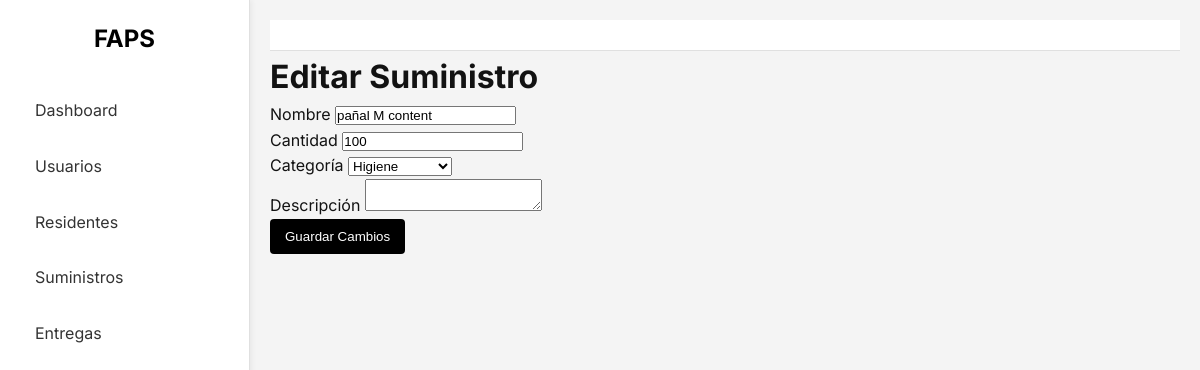
/admin/supplies/edit/1, run on an earlier commit of the app's database.
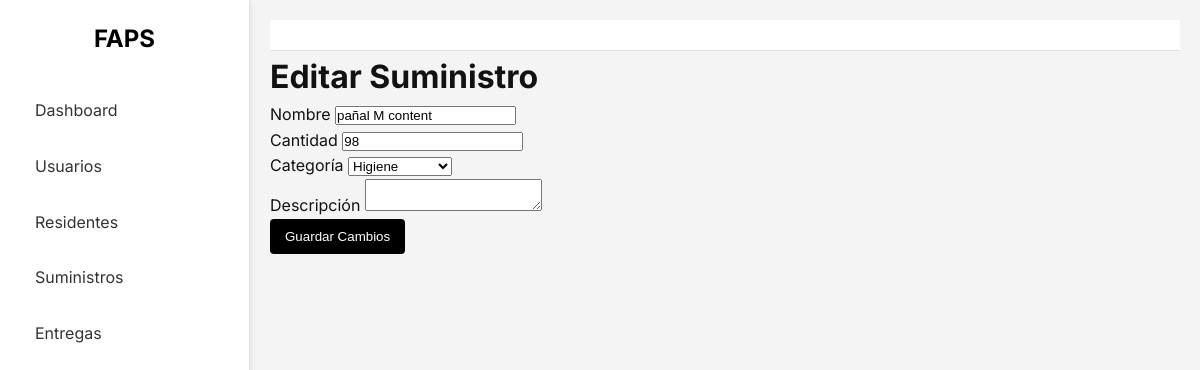
And on a later commit of the database.
### app/models.py (models this page shows)
class Supply(db.Model):
    id = db.Column(db.Integer, primary_key=True)
    name = db.Column(db.String(100), nullable=False)
    category = db.Column(db.String(100), nullable=False)
    quantity = db.Column(db.Integer, nullable=False)
    entry_date = db.Column(db.Date, nullable=False)

### app/routes/supply_routes.py (the view, shortened to what this page needs)
@supply_bp.route('/admin/supplies/edit/<int:id>', methods=['GET', 'POST'])
def edit_supply(id):
    supply = Supply.query.get_or_404(id)
    return render_template('edit_supply.html', supply=supply)

### app/templates/edit_supply.html (shortened to what this page needs)
{% extends 'base.html' %}
{% block content %}
<h1>Editar Suministro</h1>
<form method="POST" action="{{ url_for('supply_bp.edit_supply', id=supply.id) }}">
    <div class="form-group">
        <label for="name">Nombre</label>
        <input type="text" class="form-control" id="name" name="name" value="{{ supply.name }}" required>
    </div>
    <div class="form-group">
        <label for="quantity">Cantidad</label>
        <input type="number" class="form-control" id="quantity" name="quantity" value="{{ supply.quantity }}" required>
    </div>
    <div class="form-group">
        <label for="category">Categoría</label>
        <select class="form-control" id="category" name="category" required>
            <option value="higiene" {% if supply.category == 'higiene' %}selected{% endif %}>Higiene</option>
        </select>
    </div>
    <div class="form-group">
        <label for="description">Descripción</label>
        <textarea class="form-control" id="description" name="description">{{ supply.description }}</textarea>
    </div>
    <button type="submit" class="btn btn-primary">Guardar Cambios</button>
</form>
{% endblock %}

What changed in the data, as far as the page shows it:
changed Supply "pañal M content": quantity "100" → "98"
